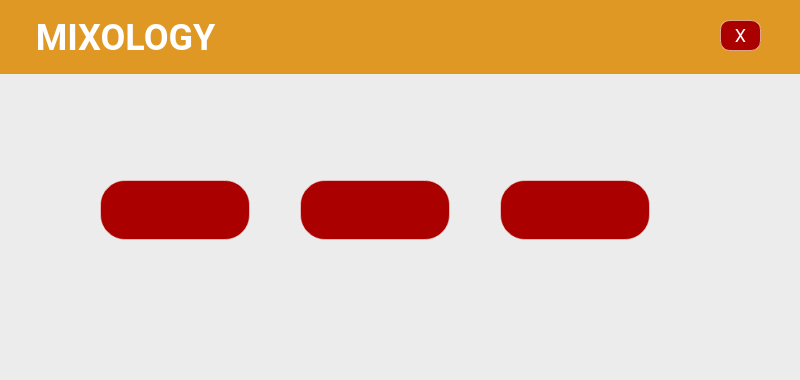
<?xml version="1.0" encoding="UTF-8"?>
<ui version="4.0">
 <class>Form</class>
 <widget class="QWidget" name="Form">
  <property name="geometry">
   <rect>
    <x>0</x>
    <y>0</y>
    <width>800</width>
    <height>380</height>
   </rect>
  </property>
  <property name="windowTitle">
   <string>Form</string>
  </property>
  <property name="styleSheet">
   <string notr="true">background-color: rgb(236, 236, 236);
</string>
  </property>
  <widget class="QPushButton" name="pushButton">
   <property name="geometry">
    <rect>
     <x>100</x>
     <y>180</y>
     <width>150</width>
     <height>60</height>
    </rect>
   </property>
   <property name="styleSheet">
    <string notr="true">background: #AA0000;
border: 0.5px solid rgba(255, 255, 255, 0.48);
box-sizing: border-box;
border-radius: 25px;
transform: matrix(1, 0, 0, 1, 0, 0);

font-family: Roboto;
font-style: normal;
font-weight: normal;
font-size: 18px;
line-height: 28px;

color: #FFFFFF;
border-image: url(/home/osvaldo/Documentos/Mixology/Proxlight_Designer_Export/img2.png)</string>
   </property>
   <property name="text">
    <string/>
   </property>
  </widget>
  <widget class="QPushButton" name="pushButton_4">
   <property name="geometry">
    <rect>
     <x>720</x>
     <y>20</y>
     <width>41</width>
     <height>31</height>
    </rect>
   </property>
   <property name="styleSheet">
    <string notr="true">background: #AA0000;
border: 0.5px solid rgba(255, 255, 255, 0.48);
box-sizing: border-box;
border-radius: 10px;
transform: matrix(1, 0, 0, 1, 0, 0);

font-family: Roboto;
font-style: normal;
font-weight: normal;
font-size: 18px;
line-height: 28px;

color: #FFFFFF;</string>
   </property>
   <property name="text">
    <string>X</string>
   </property>
  </widget>
  <widget class="QPushButton" name="pushButton_5">
   <property name="geometry">
    <rect>
     <x>300</x>
     <y>180</y>
     <width>150</width>
     <height>60</height>
    </rect>
   </property>
   <property name="styleSheet">
    <string notr="true">background: #AA0000;
border: 0.5px solid rgba(255, 255, 255, 0.48);
box-sizing: border-box;
border-radius: 25px;
transform: matrix(1, 0, 0, 1, 0, 0);

font-family: Roboto;
font-style: normal;
font-weight: normal;
font-size: 18px;
line-height: 28px;

color: #FFFFFF;
border-image: url(/home/osvaldo/Documentos/Mixology/Proxlight_Designer_Export/img1.png)</string>
   </property>
   <property name="text">
    <string/>
   </property>
  </widget>
  <widget class="QPushButton" name="pushButton_6">
   <property name="geometry">
    <rect>
     <x>500</x>
     <y>180</y>
     <width>150</width>
     <height>60</height>
    </rect>
   </property>
   <property name="styleSheet">
    <string notr="true">background: #AA0000;
border: 0.5px solid rgba(255, 255, 255, 0.48);
box-sizing: border-box;
border-radius: 25px;
transform: matrix(1, 0, 0, 1, 0, 0);

font-family: Roboto;
font-style: normal;
font-weight: normal;
font-size: 18px;
line-height: 28px;

color: #FFFFFF;
border-image: url(/home/osvaldo/Documentos/Mixology/Proxlight_Designer_Export/img0.png)</string>
   </property>
   <property name="text">
    <string/>
   </property>
  </widget>
  <widget class="QLabel" name="label">
   <property name="geometry">
    <rect>
     <x>0</x>
     <y>0</y>
     <width>800</width>
     <height>74</height>
    </rect>
   </property>
   <property name="styleSheet">
    <string notr="true">font-family: Roboto;
font-style: normal;
font-weight: bold;
font-size: 36px;
line-height: 42px;

color: #FFFFFF;
background-color: #E09825;</string>
   </property>
   <property name="text">
    <string>    MIXOLOGY</string>
   </property>
  </widget>
  <zorder>label</zorder>
  <zorder>pushButton</zorder>
  <zorder>pushButton_4</zorder>
  <zorder>pushButton_5</zorder>
  <zorder>pushButton_6</zorder>
 </widget>
 <resources/>
 <connections/>
</ui>
